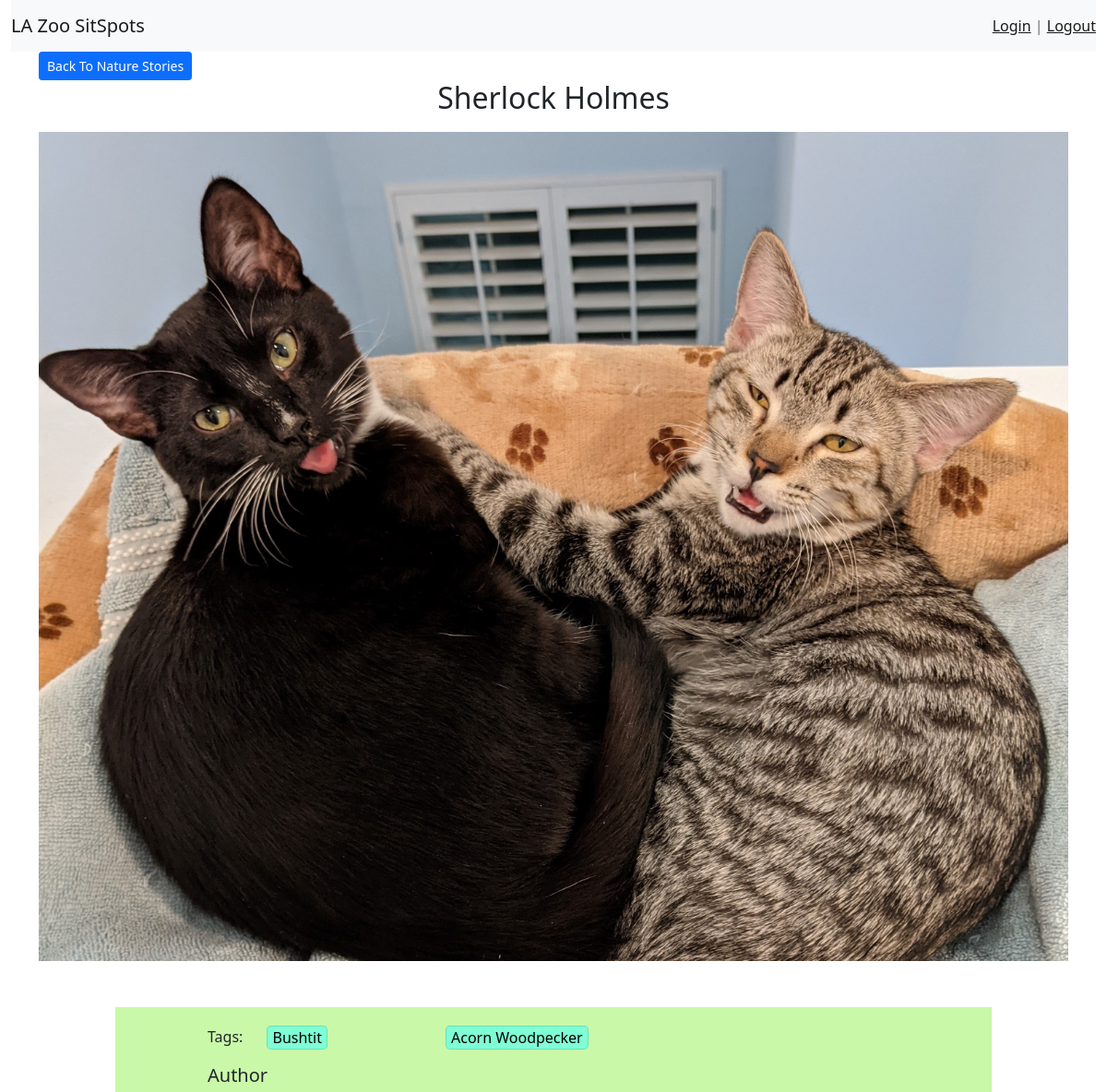
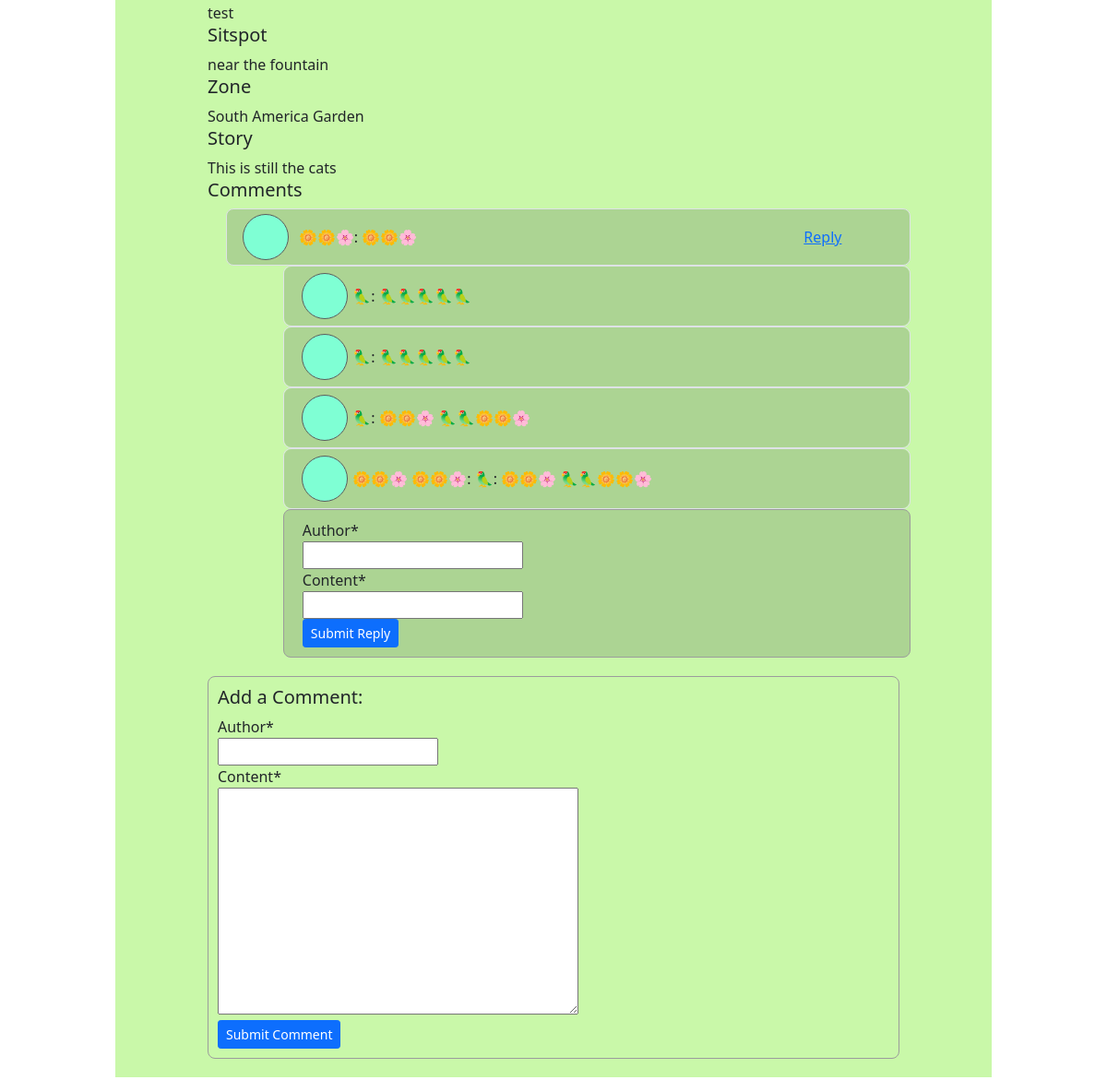
Page /naturestories/5 on the committed database (2 pictures, top to bottom).
### SitSpots/models.py (models this page shows, shortened)
class Post(models.Model):
    author = models.CharField(max_length=255)
    user = models.ForeignKey(MyUser, related_name="posts", on_delete=models.SET_NULL, null=True, blank=True)
    title = models.CharField(max_length=255)
    content = models.TextField()
    website = models.URLField(max_length=500, blank=True, default='')
    image = models.ImageField(null=True, upload_to='profile_pic', default='default.jpg')   #arguments to be changed
    zone = models.ForeignKey(Zone, related_name="zone_posts", on_delete=models.SET_NULL, null=True)
    sitspot = models.CharField(max_length=255)
    flagged=models.BooleanField(default=False)
    created_at = models.DateTimeField(auto_now_add=True)
    updated_at = models.DateTimeField(auto_now=True)

class Tag(models.Model):
    type = models.CharField(max_length=255)
    name =  models.CharField(max_length=255)
    scientific_name = models.TextField()
    description = models.TextField()
    diet = models.TextField()
    habitat = models.TextField()
    terrestrial_biome = models.TextField()
    created_at = models.DateTimeField(auto_now_add=True)
    updated_at = models.DateTimeField(auto_now=True)
    tagged = models.ManyToManyField(Post, related_name='tags')

class Zone(models.Model):
    name = models.CharField(max_length=255)
    created_at = models.DateTimeField(auto_now_add=True)
    updated_at = models.DateTimeField(auto_now=True)

class Comment(models.Model):
    content = models.TextField()
    author = models.TextField()
    user = models.ForeignKey(MyUser,related_name='comments', on_delete=models.SET_NULL, null=True, blank=True)
    post = models.ForeignKey(Post, related_name='comments', on_delete=models.CASCADE)
    flagged=models.BooleanField(default=False)
    created_at = models.DateTimeField(auto_now_add=True)
    updated_at = models.DateTimeField(auto_now=True)

class Reply(models.Model):
    content = models.TextField()
    author = models.TextField()
    user = models.ForeignKey(MyUser,related_name='replies', on_delete=models.SET_NULL, null=True, blank=True)
    website = models.URLField(max_length=500, blank=True, default='')
    comment = models.ForeignKey(Comment, related_name='replies', on_delete=models.CASCADE)
    flagged=models.BooleanField(default=False)
    created_at = models.DateTimeField(auto_now_add=True)
    updated_at = models.DateTimeField(auto_now=True)

### naturestories/views.py (the view)
# urls.py: path('<int:numb>', views.stories_read_more),
def stories_read_more(request, numb):
    this_post = Post.objects.get(id=numb)
    comment_form = CommentForm()
    reply_form = ReplyForm()
    context ={
        "post" : this_post,
        "comment_form" : comment_form,
        "reply_form" : reply_form,
    }
    print("*"*40)
    print(this_post.image.url)
    return render(request, "naturestories/stories_read_more.html", context)

### naturestories/forms.py
class CommentForm(forms.ModelForm):
    author = forms.CharField(max_length=255, required=True)
    class Meta:
        model = Comment
        fields = ('author','content')

class ReplyForm(forms.ModelForm):
    author = forms.CharField(max_length=255, required=True)
    content = forms.CharField(max_length=255, required=True)
    class Meta:
        model = Reply
        fields = ('author','content')

### naturestories/templates/naturestories/stories_read_more.html (shortened to what this page needs)
<!DOCTYPE html>
<html lang="en">
    <head>
        <link href="https://cdn.jsdelivr.net/npm/bootstrap@5.0.0-beta2/dist/css/bootstrap.min.css" rel="stylesheet">
            {% load static %}
        <link rel="stylesheet" href="{% static 'naturestories/css/style.css' %}">
        {%load crispy_forms_tags %}
    </head>
    <body class="container-fluid" data-media-url="{% get_media_prefix %}">
        <header>
            <nav class="navbar navbar-light bg-light justify-content-between">
                <a class="navbar-brand" href="/">LA Zoo SitSpots</a>
                <span class="navbar-text">
                    <a href="/accounts/login">Login</a> |
                    <a href="/accounts/logout">Logout</a>
                </span>
            </nav>
        </header>
        <div class="container">
            <a class="btn btn-primary btn-sm" href="/naturestories">Back To Nature Stories</a>
            <h2 class="text-center">{{post.title}}</h2>
            <div class="read_more_img">
                <img src="{{post.image.url}}" class="img-fluid">
            </div>
            <div class="row justify-content-md-center">
                <ul class="read_more col col-lg-10">
                    <li class="row">
                        <p class="col col-lg-1">Tags:</p>
                        {% for tag in post.tags.all %}
                        <div class="col col-lg-3">
                            <a href="#"><p class="tag">{{tag.name}}</p></a>
                        </div>
                        {% endfor %}
                    </li>
                    <li><h5>Author</h5> {{post.author}}</li>
                    <li><h5>Sitspot</h5> {{post.sitspot}}</li>
                    <li><h5>Zone</h5> {{post.zone.name}}</li>
                    <li><h5>Story</h5>{{post.content}}</li>
                    <li>
                        <h5>Comments</h5>
                        <ul class="comment_list" id='comment_list'>
                            {% include 'naturestories/stories_comments_and_replies.html' %}
                        </ul>
                    </li>
                    <li class="add_comment_form">
                        <h5>Add a Comment:</h5>
                        <form action="/naturestories/new_comment" method="POST" id="new_comment">
                            {{ comment_form|crispy }}
                            <button type="submit" class="btn btn-primary btn-sm">Submit Comment</button>
                        </form>
                    </li>
                </ul>
            </div>
        </div>
    </body>
</html>

### naturestories/templates/naturestories/stories_comments_and_replies.html (shortened to what this page needs)
{%load crispy_forms_tags %}
{% for comment in post.comments.all|dictsortreversed:"created_at" %}
    <li class="row comment_row border">
        <div class="col col-lg-1 ">
            <div class="comment_profile_pic"></div>
        </div>
        <div class="col col-lg-9 comment_content">
            {{comment.author}}: {{comment.content}}
        </div>
        <div class="col col-lg-2 comment_reply">
            <a href="#">Reply</a>
        </div>
    </li>
    {% for reply in comment.replies.all %}
    <li class="row reply_row">
        <div class="col col-lg-1 "></div>
        <div class="col col-lg-11 border">
            <div class="row indented_replies">
                <div class="col col-lg-1"><div class="comment_profile_pic"></div></div>
                <div class="col col-lg-11 comment_content">{{reply.author}}: {{reply.content}}</div>
            </div>
        </div>
    </li>
    {% endfor %}
    <li class="row reply_row">
        <div class="col col-lg-1 "></div>
        <div class="col col-lg-11 form_row">
        <form class="form-inline reply_form_ajax" action="/naturestories/new_reply" method="POST">
            <div class="form-group col-md-4 mb-0">
                {{ reply_form.author|as_crispy_field }}
            </div>
            <div class="form-group col-md-11 mb-0">
                {{ reply_form.content|as_crispy_field }}
            </div>
            <button type="submit" class="btn btn-primary btn-sm">Submit Reply</button>
        </form>
        </div>
    </li>
{% endfor %}

### naturestories/static/naturestories/css/style.css (style rules this page uses)
ul.read_more { list-style-type: none; background-color: #c9f8a9; padding: 20px 100px; }
.read_more_img { display: flex; align-items: center; justify-content: center; padding: 10px 0px 50px 0px; }
.tag { display: inline-block; background-color: aquamarine; border: 1px solid rgba(0,0,0,.125); border-radius: .30rem; padding: 0px 5px; color: black; }
.comment_list { list-style-type: none; }
.comment_row { padding: 5px; background-color: #acd493; border-radius: .50rem; border: 2px solid #acd493; }
.comment_profile_pic { width: 50px; height: 50px; border-radius: 50%; background-color: aquamarine; border: 1px rgb(92, 92, 92) solid; }
.comment_content { display: flex; align-items: center; }
.comment_reply { display: flex; align-items: center; }
.indented_replies { padding: 5px; background-color: #acd493; border-radius: .50rem; border: 2px solid #acd493; }
.form_row { background-color: #acd493; border-radius: .50rem; border: 1px solid rgb(156, 156, 156); padding: 10px 10px 10px 20px; }
.add_comment_form { border-radius: .50rem; border: 1px solid rgb(156, 156, 156); padding: 10px; margin-top: 20px; }
.border { border-radius: .50rem; border: 1px solid rgb(156, 156, 156); }

### rows in the picture
Post: title "Sherlock Holmes", image (picture), author "test", sitspot "near the fountain", zone.name "South America Garden", content "This is still the cats"
Tag: name "Bushtit"
Tag: name "Acorn Woodpecker"
Comment: author "🌼🌼🌸", content "🌼🌼🌸"
Reply: author "🦜", content "🦜🦜🦜🦜🦜"
Reply: author "🦜", content "🦜🦜🦜🦜🦜"
Reply: author "🦜", content "🌼🌼🌸 🦜🦜🌼🌼🌸"
Reply: author "🌼🌼🌸 🌼🌼🌸", content "🦜: 🌼🌼🌸 🦜🦜🌼🌼🌸"
